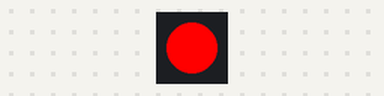
The sketch below on a simulated Arduino Uno, built with avr-gcc and run on an emulated ATmega328P. Parts: 1 RGB LEDs in strip order, left to right.

Above: at 0.15 s.
At 0.75 s:
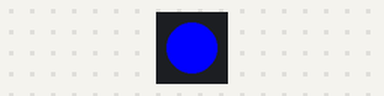
At 1.65 s:
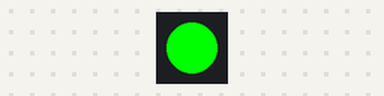
At 2.25 s:
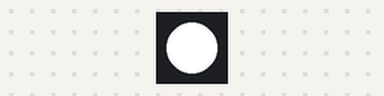
Timing chart, 0 to 3.0 s (numbered marks = the images above):
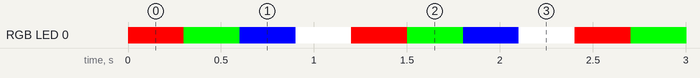

Measured:
- by itself, RGB LED 0: repeats every 1.2 s: RGB(0, 255, 0) 0.30 s, RGB(0, 0, 255) 0.30 s, RGB(255, 255, 255) 0.30 s, RGB(255, 0, 0) 0.30 s
- by itself, everything shown: repeats every 1.2 s, in 4 steps

The sketch:

FranzininhoWiFi_NeoPixel.ino
```cpp
// inclui biblioteca NeoPixel
#include <Adafruit_NeoPixel.h>

// O Led RGB está conectado ao pino 18 do Franzininho
#define PIN         18
// Há apenas um LED
#define NUMPIXELS   1

// quantidade de cores que serão mostradas
#define MAXCOLORS 4

// Instância do objeto "Adafruit_NeoPixel"
Adafruit_NeoPixel pixels(NUMPIXELS, PIN, NEO_GRB + NEO_KHZ800);

//cores
#define RED    pixels.Color(255, 0, 0)     // vermelho
#define GREEN  pixels.Color(0, 255, 0)     // verde
#define BLUE   pixels.Color(0, 0, 255)     // azul
#define WHITE  pixels.Color(255, 255, 255) // branco

// array com todas as cores para uso em laço for
// uint32_t é o tipo retornado pela função Color
uint32_t   cores[MAXCOLORS] = {RED, GREEN, BLUE, WHITE};

void setup() {

  // Inicializa o NeoPixel
  pixels.begin();
}

void loop() {

  // "apaga" o LED RGB
  pixels.clear();

  // exibe as cores em sequência definida no array cores
  for(int i = 0; i<MAXCOLORS;i++){
    pixels.setPixelColor(0,cores[i]);
    pixels.show();  // envia o pixel atualizado para o hardware
    delay(300);  // tempo para exibição da cor
  }
}
```
